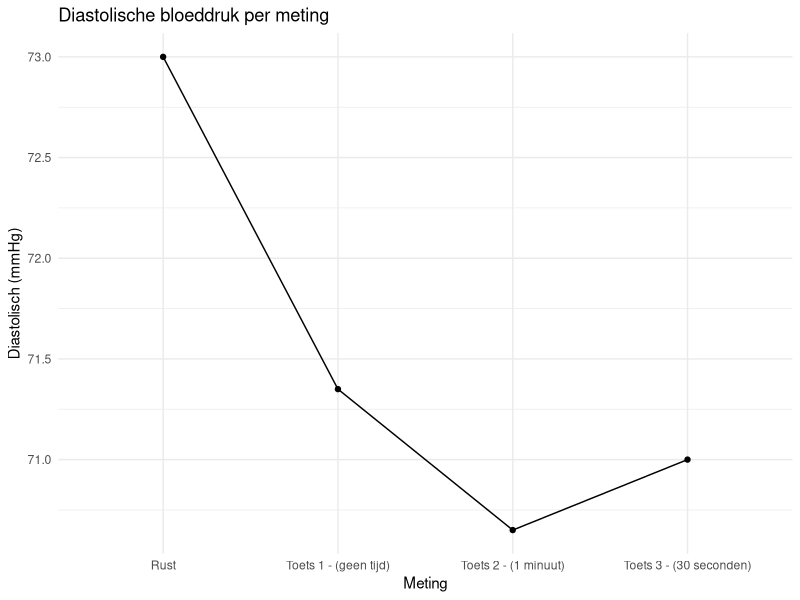
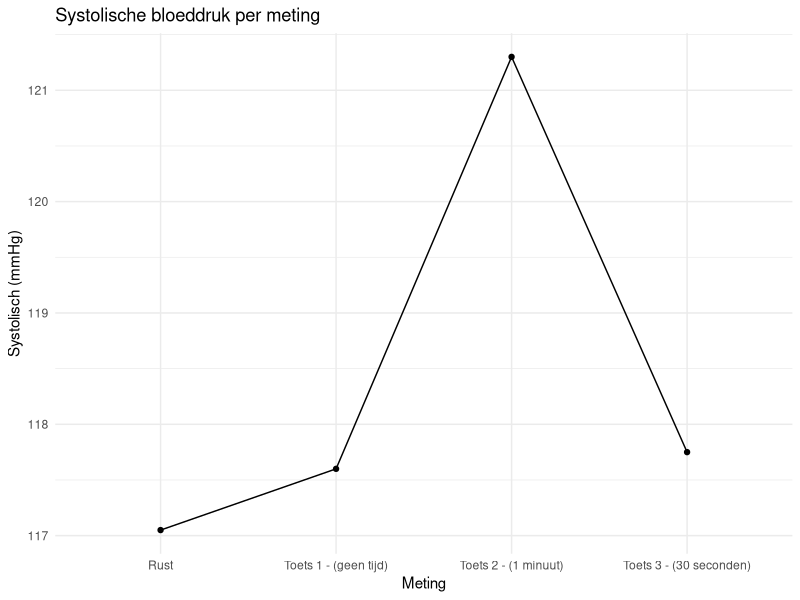
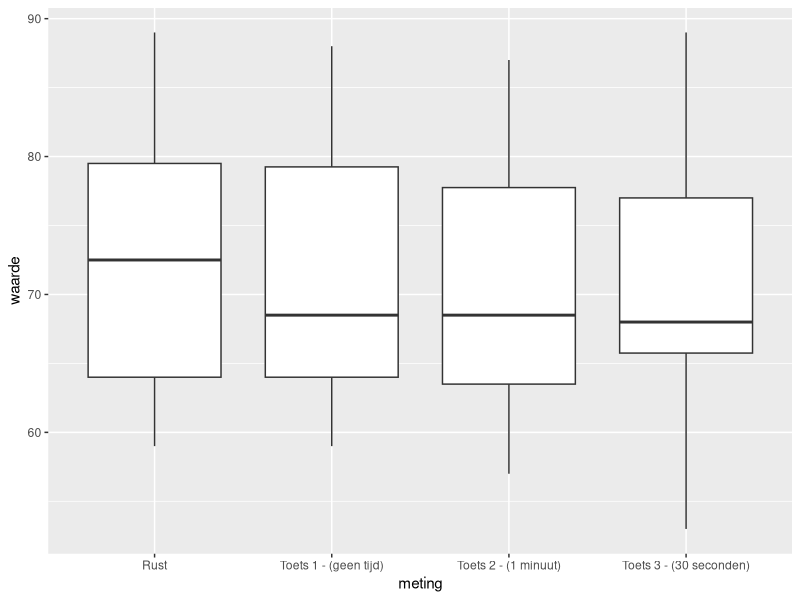
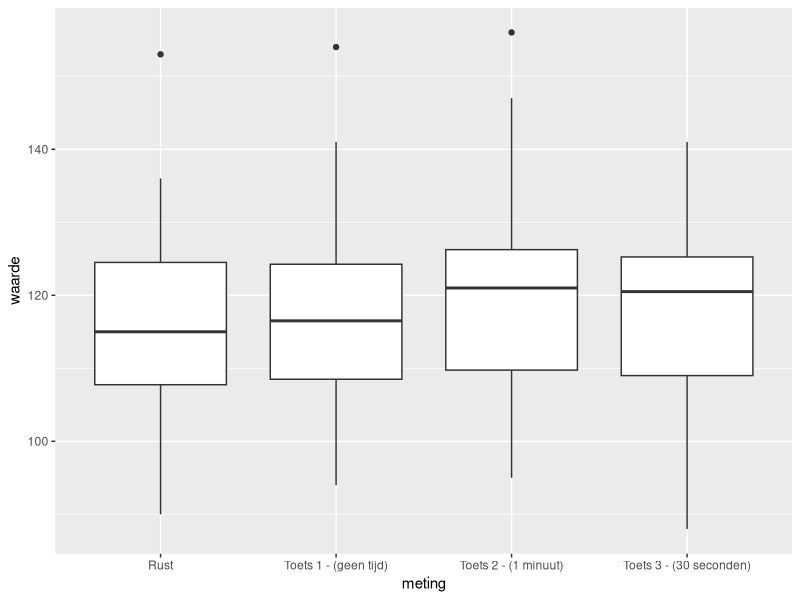

Generate these figures, in order, with R:
## ---- chunk 1
install.packages("readxl")
install.packages("ggplot2")
## ---- chunk 2
library(readxl)
library(ggplot2)
## ---- chunk 3
data <- read_excel("../../raw_data/blood_pressure/bloodpressure.xlsx")

diastolic <- data$`Diastolic (mmHg)`
systolic <- data$`Systolic (mmHg)`
## ---- chunk 4
sum(is.na(diastolic))
sum(is.na(systolic))
## ---- chunk 5
rust_diastolic <- as.numeric(diastolic[seq(4, length(diastolic), by = 4)])

toets_diastolic_1 <- as.numeric(diastolic[seq(3, length(diastolic), by = 4)])
toets_diastolic_2 <- as.numeric(diastolic[seq(2, length(diastolic), by = 4)])
toets_diastolic_3 <- as.numeric(diastolic[seq(1, length(diastolic), by = 4)])

verschil_diastolic_1 <- toets_diastolic_1 - rust_diastolic
verschil_diastolic_2 <- toets_diastolic_2 - rust_diastolic
verschil_diastolic_3 <- toets_diastolic_3 - rust_diastolic


## ---- chunk 6
rust_systolic <- as.numeric(systolic[seq(4, length(diastolic), by = 4)])

toets_systolic_1 <- as.numeric(systolic[seq(3, length(systolic), by = 4)])
toets_systolic_2 <- as.numeric(systolic[seq(2, length(systolic), by = 4)])
toets_systolic_3 <- as.numeric(systolic[seq(1, length(systolic), by = 4)])

verschil_systolic_1 <- toets_systolic_1 - rust_systolic
verschil_systolic_2 <- toets_systolic_2 - rust_systolic
verschil_systolic_3 <- toets_systolic_3 - rust_systolic
## ---- chunk 7
gem_rust_dia <- mean(rust_diastolic)
gem_toets_1_dia <- mean(toets_diastolic_1)
gem_toets_2_dia <- mean(toets_diastolic_2)
gem_toets_3_dia <- mean(toets_diastolic_3)



df <- data.frame(
  meting  = c("Rust", "Toets 1 - (geen tijd)", "Toets 2 - (1 minuut)", "Toets 3 - (30 seconden)"),
  waarde  = c(gem_rust_dia, gem_toets_1_dia, gem_toets_2_dia, gem_toets_3_dia)
)

df$meting <- factor(df$meting, levels = c("Rust", "Toets 1 - (geen tijd)", "Toets 2 - (1 minuut)", "Toets 3 - (30 seconden)"))

ggplot(df, aes(x = meting, y = waarde, group = 1)) +
  geom_line() +
  geom_point() +
  labs(title = "Diastolische bloeddruk per meting",
       x = "Meting",
       y = "Diastolisch (mmHg)") +
  theme_minimal()
## ---- chunk 8
gem_rust_sys <- mean(rust_systolic)
gem_toets_1_sys <- mean(toets_systolic_1)
gem_toets_2_sys <- mean(toets_systolic_2)
gem_toets_3_sys <- mean(toets_systolic_3)



df <- data.frame(
  meting  = c("Rust", "Toets 1 - (geen tijd)", "Toets 2 - (1 minuut)", "Toets 3 - (30 seconden)"),
  waarde  = c(gem_rust_sys, gem_toets_1_sys, gem_toets_2_sys, gem_toets_3_sys)
)

df$meting <- factor(df$meting, levels = c("Rust", "Toets 1 - (geen tijd)", "Toets 2 - (1 minuut)", "Toets 3 - (30 seconden)"))

ggplot(df, aes(x = meting, y = waarde, group = 1)) +
  geom_line() +
  geom_point() +
  labs(title = "Systolische bloeddruk per meting",
       x = "Meting",
       y = "Systolisch (mmHg)") +
  theme_minimal()
## ---- chunk 9
n <- length(rust_diastolic)
persoon <- 1:n


df <- data.frame(
  persoon = rep(persoon, 4),
  meting  = rep(c("Rust", "Toets 1 - (geen tijd)", "Toets 2 - (1 minuut)", "Toets 3 - (30 seconden)"), each = n),
  waarde  = c(rust_diastolic, toets_diastolic_1, toets_diastolic_2, toets_diastolic_3)
)

df$meting <- factor(df$meting, levels = c("Rust", "Toets 1 - (geen tijd)", "Toets 2 - (1 minuut)", "Toets 3 - (30 seconden)"))

ggplot(df, aes(x = meting, y = waarde)) +
 geom_boxplot()
  labs(title = "Systolische bloeddruk per meting",
       x = "Meting",
       y = "Systolisch (mmHg)") +
  theme_minimal()
## ---- chunk 10
n <- length(rust_systolic)
persoon <- 1:n


df <- data.frame(
  persoon = rep(persoon, 4),
  meting  = rep(c("Rust", "Toets 1 - (geen tijd)", "Toets 2 - (1 minuut)", "Toets 3 - (30 seconden)"), each = n),
  waarde  = c(rust_systolic, toets_systolic_1, toets_systolic_2, toets_systolic_3)
)

df$meting <- factor(df$meting, levels = c("Rust", "Toets 1 - (geen tijd)", "Toets 2 - (1 minuut)", "Toets 3 - (30 seconden)"))

ggplot(df, aes(x = meting, y = waarde)) +
 geom_boxplot()
  labs(title = "Systolische bloeddruk per meting",
       x = "Meting",
       y = "Systolisch (mmHg)") +
  theme_minimal()
